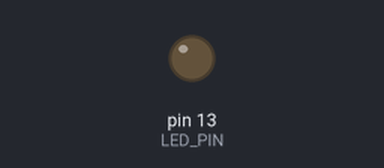
The sketch below on a simulated Arduino Uno, built with avr-gcc and run on an emulated ATmega328P. On the bench: output pins drawn as LEDs (lit = HIGH). What the sketch prints to the serial monitor is not drawn.

Above: at 0.8 s.
Timing chart, 0 to 5.5 s (numbered marks = the images above):
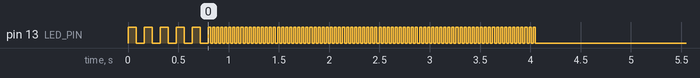

The sketch:

straightline.pde
```cpp
/* Draw a straight line using the Bresenham algorithm */

/* CM 2009MAY25 */

/* Function pointers will only work if we sneak them in through a header */
#include "straightline.h"

const byte LED_PIN=13;
const int wait=20;

/* start and end of line to draw */
int start[2]= {-40,50};
int end[2]= {20,-30};

/* sign function that never returns zero */
static inline int sign(int in)
{
  return in < 0 ? -1 : 1;
}

/* step function that operates stepper motor */
static inline void schritt(int richtung, int achse)
{
  Serial.print(richtung<0 ? '-' : '+');
  Serial.println(achse==0 ? 'x' : 'y');
}

/* draw function that dumps the information to the serial port */
static inline void draw(int x, int y)
{
  digitalWrite(LED_PIN, HIGH);
  Serial.print("(");
  Serial.print(x);
  Serial.print(",");
  Serial.print(y);
  Serial.println(")");
  delay(wait);
  digitalWrite(LED_PIN, LOW);
  delay(wait);
}

/* Bresenham algorithm for a straight line */
int bresenham_line(    // return number of points drawn
  int *start,          // start coordinates
  int *end)            // end coordinates
{
  int n;
  int Dx[2];
  int dx[2];
  int x[2];
  int derror[2];
  int error;
  int i;
  int fast;
  int slow;
  int threshold;

  for (i=0; i<2; i++)
  {
    Dx[i]= end[i] - start[i];
    dx[i]= sign(Dx[i]);
    x[i]= start[i];
  }
  fast= abs(Dx[0]) > abs(Dx[1])? 0 : 1;
  slow= 1 - fast;
  threshold= abs(Dx[fast]);
  derror[fast]= abs(Dx[slow]) * 2;
  derror[slow]= -threshold * 2;
  error= 0;
  draw(x[0], x[1]);
  for (n= 1; x[0] != end[0] || x[1] != end[1]; n++)
  {
    schritt(dx[fast], fast);
    x[fast]+= dx[fast];
    error+= derror[fast];
    if (error > threshold)
    {
      schritt(dx[slow], slow);
      x[slow]+= dx[slow];
      error+= derror[slow];
    }
    draw(x[0], x[1]);
  }
  return n;
}

/* initialize serial interface */
void cereal_init(int baudrate)
{
  byte k;

  pinMode(LED_PIN, OUTPUT);
  for (k=0; k<5; k++)
  {
    digitalWrite(LED_PIN, HIGH);
    delay(wait<<2);
    digitalWrite(LED_PIN, LOW);
    delay(wait<<2);
  }
  Serial.begin(baudrate);
}

/* arduino setup function */
void setup()
{
  cereal_init(9600);
  if (true)
  {
    bresenham_line(start,end);
  }
}

/* arduino loop function */
void loop()
{
    ;
}
```

straightline.h
```cpp
/* Draw a straight line using the Bresenham algorithm */

/* CM 2009MAY25 */

/* Function pointers will only work if we sneak them in through a header */
/* but right now, we don't have any */
```
